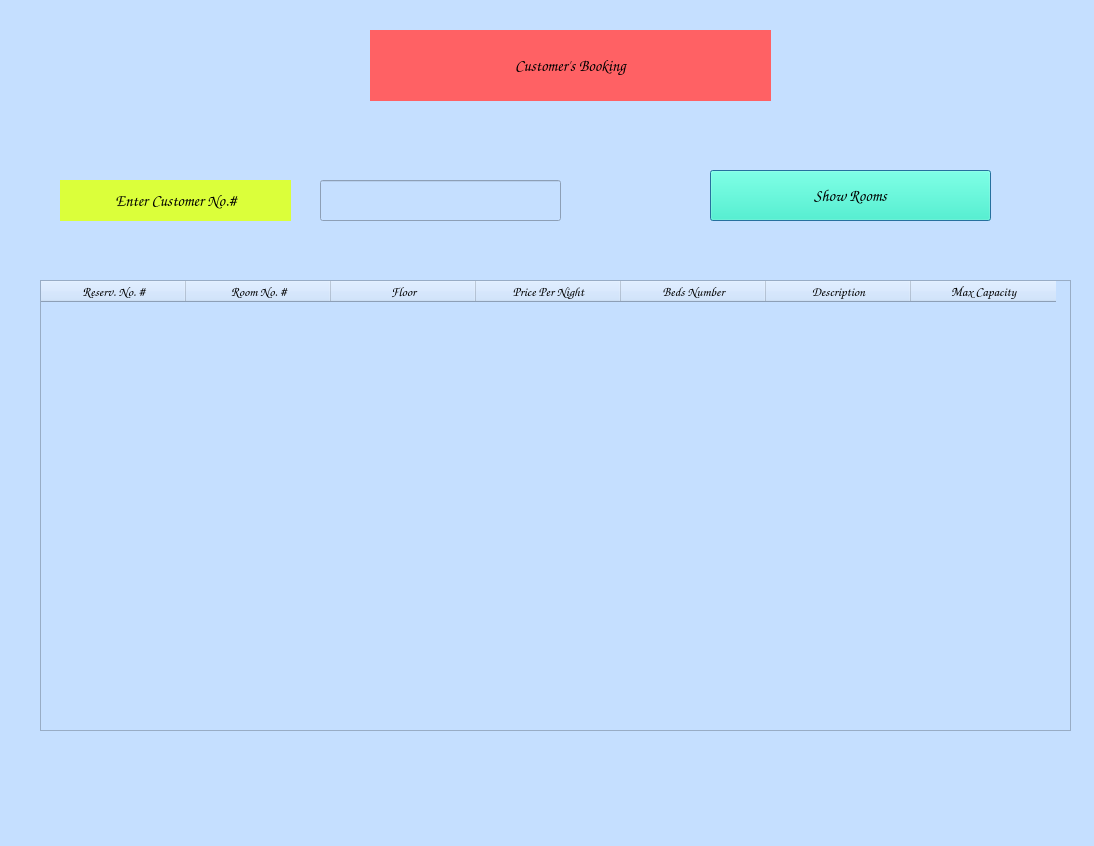
<?xml version="1.0" encoding="UTF-8"?>
<ui version="4.0">
 <class>customer_booking_window</class>
 <widget class="QDialog" name="customer_booking_window">
  <property name="geometry">
   <rect>
    <x>0</x>
    <y>0</y>
    <width>1094</width>
    <height>846</height>
   </rect>
  </property>
  <property name="cursor">
   <cursorShape>ClosedHandCursor</cursorShape>
  </property>
  <property name="windowTitle">
   <string>Customer Booking</string>
  </property>
  <property name="styleSheet">
   <string notr="true">background-color: rgb(197, 223, 255);</string>
  </property>
  <widget class="QLabel" name="customer_booking_Header_L">
   <property name="geometry">
    <rect>
     <x>370</x>
     <y>30</y>
     <width>401</width>
     <height>71</height>
    </rect>
   </property>
   <property name="font">
    <font>
     <family>Comic Sans MS</family>
     <pointsize>12</pointsize>
     <weight>75</weight>
     <bold>true</bold>
    </font>
   </property>
   <property name="cursor">
    <cursorShape>PointingHandCursor</cursorShape>
   </property>
   <property name="styleSheet">
    <string notr="true">background-color: rgb(255, 97, 100);</string>
   </property>
   <property name="text">
    <string>Customer's Booking</string>
   </property>
   <property name="alignment">
    <set>Qt::AlignCenter</set>
   </property>
   <property name="margin">
    <number>1</number>
   </property>
  </widget>
  <widget class="QPushButton" name="customer_booking_show_room_PB">
   <property name="geometry">
    <rect>
     <x>710</x>
     <y>170</y>
     <width>281</width>
     <height>51</height>
    </rect>
   </property>
   <property name="font">
    <font>
     <family>Comic Sans MS</family>
     <pointsize>12</pointsize>
     <weight>75</weight>
     <bold>true</bold>
    </font>
   </property>
   <property name="cursor">
    <cursorShape>PointingHandCursor</cursorShape>
   </property>
   <property name="styleSheet">
    <string notr="true">background-color: rgb(37, 255, 201);</string>
   </property>
   <property name="text">
    <string>Show Rooms</string>
   </property>
  </widget>
  <widget class="QTableWidget" name="customer_booking_TableWidget">
   <property name="geometry">
    <rect>
     <x>40</x>
     <y>280</y>
     <width>1031</width>
     <height>451</height>
    </rect>
   </property>
   <property name="cursor" stdset="0">
    <cursorShape>ClosedHandCursor</cursorShape>
   </property>
   <attribute name="horizontalHeaderDefaultSectionSize">
    <number>145</number>
   </attribute>
   <column>
    <property name="text">
     <string>Reserv. No. #</string>
    </property>
    <property name="font">
     <font>
      <family>Comic Sans MS</family>
      <pointsize>10</pointsize>
      <weight>75</weight>
      <bold>true</bold>
     </font>
    </property>
    <property name="textAlignment">
     <set>AlignCenter</set>
    </property>
   </column>
   <column>
    <property name="text">
     <string>Room No. #</string>
    </property>
    <property name="font">
     <font>
      <family>Comic Sans MS</family>
      <pointsize>10</pointsize>
      <weight>75</weight>
      <bold>true</bold>
     </font>
    </property>
    <property name="textAlignment">
     <set>AlignCenter</set>
    </property>
    <property name="background">
     <color>
      <red>120</red>
      <green>105</green>
      <blue>110</blue>
     </color>
    </property>
    <property name="foreground">
     <brush brushstyle="SolidPattern">
      <color alpha="255">
       <red>0</red>
       <green>0</green>
       <blue>0</blue>
      </color>
     </brush>
    </property>
   </column>
   <column>
    <property name="text">
     <string>Floor</string>
    </property>
    <property name="font">
     <font>
      <family>Comic Sans MS</family>
      <pointsize>10</pointsize>
      <weight>75</weight>
      <bold>true</bold>
     </font>
    </property>
    <property name="textAlignment">
     <set>AlignCenter</set>
    </property>
   </column>
   <column>
    <property name="text">
     <string>Price Per Night</string>
    </property>
    <property name="font">
     <font>
      <family>Comic Sans MS</family>
      <pointsize>10</pointsize>
      <weight>75</weight>
      <bold>true</bold>
     </font>
    </property>
    <property name="textAlignment">
     <set>AlignCenter</set>
    </property>
   </column>
   <column>
    <property name="text">
     <string>Beds Number</string>
    </property>
    <property name="font">
     <font>
      <family>Comic Sans MS</family>
      <pointsize>10</pointsize>
      <weight>75</weight>
      <bold>true</bold>
     </font>
    </property>
    <property name="textAlignment">
     <set>AlignCenter</set>
    </property>
   </column>
   <column>
    <property name="text">
     <string>Description</string>
    </property>
    <property name="font">
     <font>
      <family>Comic Sans MS</family>
      <pointsize>10</pointsize>
      <weight>75</weight>
      <bold>true</bold>
     </font>
    </property>
    <property name="textAlignment">
     <set>AlignCenter</set>
    </property>
   </column>
   <column>
    <property name="text">
     <string>Max Capacity</string>
    </property>
    <property name="font">
     <font>
      <family>Comic Sans MS</family>
      <pointsize>10</pointsize>
      <weight>75</weight>
      <bold>true</bold>
     </font>
    </property>
    <property name="textAlignment">
     <set>AlignCenter</set>
    </property>
   </column>
  </widget>
  <widget class="QLineEdit" name="customer_booking_Customer_id_LE">
   <property name="geometry">
    <rect>
     <x>320</x>
     <y>180</y>
     <width>241</width>
     <height>41</height>
    </rect>
   </property>
   <property name="font">
    <font>
     <family>Comic Sans MS</family>
     <pointsize>12</pointsize>
     <weight>75</weight>
     <bold>true</bold>
    </font>
   </property>
   <property name="cursor">
    <cursorShape>PointingHandCursor</cursorShape>
   </property>
  </widget>
  <widget class="QLabel" name="customer_booking_Customer_id_L">
   <property name="geometry">
    <rect>
     <x>60</x>
     <y>180</y>
     <width>231</width>
     <height>41</height>
    </rect>
   </property>
   <property name="font">
    <font>
     <family>Comic Sans MS</family>
     <pointsize>12</pointsize>
     <weight>75</weight>
     <bold>true</bold>
    </font>
   </property>
   <property name="cursor">
    <cursorShape>ClosedHandCursor</cursorShape>
   </property>
   <property name="styleSheet">
    <string notr="true">background-color: rgb(219, 255, 58);</string>
   </property>
   <property name="text">
    <string>Enter Customer No.#</string>
   </property>
   <property name="alignment">
    <set>Qt::AlignCenter</set>
   </property>
   <property name="margin">
    <number>1</number>
   </property>
  </widget>
 </widget>
 <resources/>
 <connections/>
</ui>
